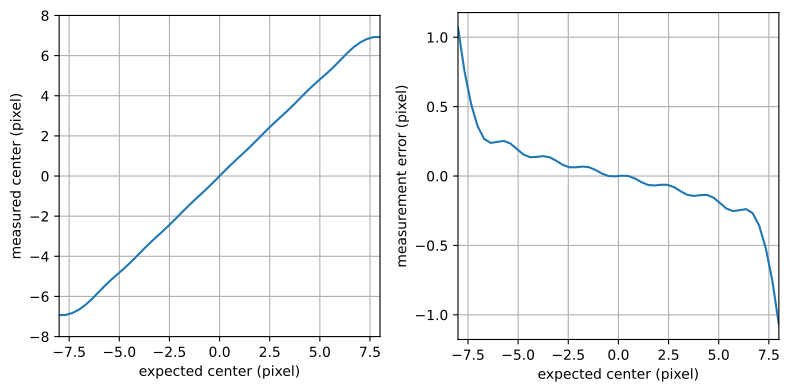

Here is the Python script that generated this plot:
# -*- coding: utf-8 -*-
"""
Created on Tue May 27 15:35:16 2025

@author: gqmc62
"""

import numpy as np
import matplotlib.pyplot as plt

N = 16
x = np.arange(N) - N/2 + 0.5
yy,xx = np.meshgrid(x,x)

TRIAL = 50
center = np.zeros((TRIAL),dtype=float)
sample = np.linspace(-N/2,N/2,TRIAL)

for trial in range(TRIAL):
    i = sample[trial]
    phase = (yy+xx)*(i*(np.pi/16))
    # plt.imshow(phase)
    # plt.colorbar()
    # plt.show()
    phase -= (yy+xx)*(np.pi/32)
    
    I = np.abs(np.fft.fftshift(np.fft.fft2(np.pad(np.exp(1j*phase),
                                           ((int(N/2),int(N/2)),
                                            (int(N/2),int(N/2))),
                                           mode='constant',constant_values=0))
                               )[int(N/2):int(3*N/2),
                                 int(N/2):int(3*N/2)])**2
    # plt.imshow(I)
    # plt.colorbar()
    # plt.show()
    
    center[trial] = np.sum(I*xx)/np.sum(I)
    
fig, (ax1, ax2) = plt.subplots(1, 2, figsize=(8, 4))

# — Plot 1 on the left —
ax1.plot(sample, center)
ax1.set_xlim(-8, 8)
ax1.set_ylim(-8, 8)
ax1.set_xlabel('expected center (pixel)')
ax1.set_ylabel('measured center (pixel)')
ax1.grid(True)
ax1.set_aspect('equal', adjustable='box')  # square axes

# — Plot 2 on the right —
ax2.plot(sample, center - sample)
ax2.set_xlim(min(sample), max(sample))     # or (-8, 8) if you prefer
ax2.set_xlim(-8, 8)
ax2.set_xlabel('expected center (pixel)')
ax2.set_ylabel('measurement error (pixel)')
ax2.grid(True)

# Tight layout to avoid overlap
plt.tight_layout()
plt.savefig('wfs-response.pdf',bbox_inches='tight')
plt.show()
